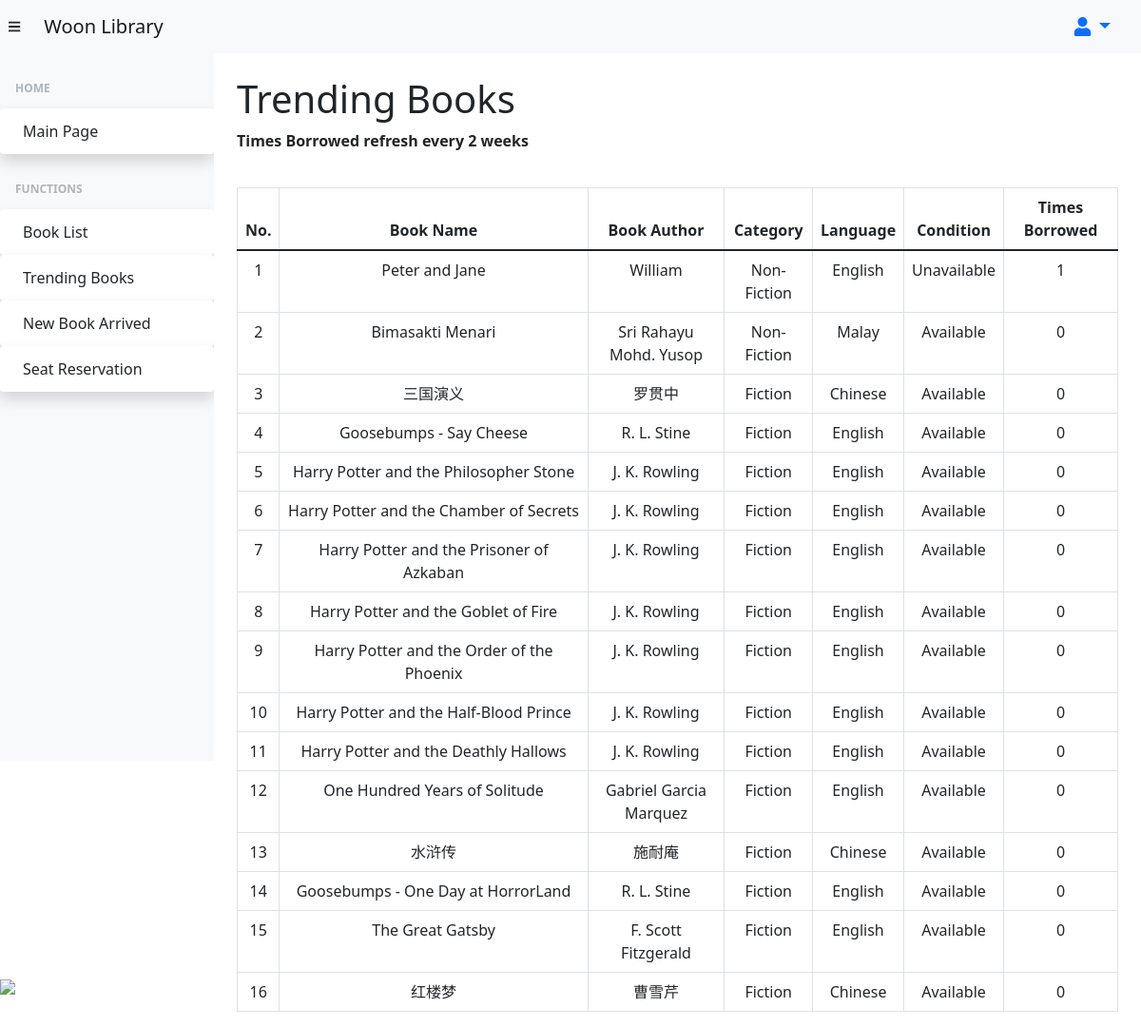
/trendingbook.php, run on the app's committed database.
### tables this page shows
CREATE TABLE `book` (
  `Book_ID` int(10) NOT NULL,
  `Book_Name` varchar(255) NOT NULL,
  `Book_Author` varchar(255) DEFAULT NULL,
  `Book_Category` text NOT NULL,
  `Book_Condition` tinytext NOT NULL,
  `Book_Description` varchar(2000) DEFAULT NULL,
  `Book_Language` tinytext NOT NULL,
  `Times_Borrowed` int(10) DEFAULT NULL,
  `Times_Arrived` datetime DEFAULT NULL,
  `Borrower` int(10) DEFAULT NULL
);

### trendingbook.php (the view, shortened to what this page needs)
<!DOCTYPE html>
<html lang="en">
    <?php
        include "librarydb.php";
    ?>
    <head>
        <link href="https://cdn.jsdelivr.net/npm/simple-datatables@latest/dist/style.css" rel="stylesheet" />
        <link href="css/styles.css" rel="stylesheet" />
    </head>
    <body class="sb-nav-fixed" style="background:url('https://www.citeonline.com/wp-content/uploads/2019/09/iStock-969066628.jpg'); background-size:100% 100%;">
        <nav class="sb-topnav navbar navbar-expand navbar-light bg-light">
            <button class="btn btn-link btn-sm order-1 order-lg-0 me-4 me-lg-0" id="sidebarToggle" href="#!"><i class="fas fa-bars"></i></button>
            <a class="navbar-brand ps-3" href="index.php">Woon Library</a>
            <ul id="userprofile"class="nav justify-content-end btn-lg">
                <li class="nav-item dropdown">
                    <a class="nav-link dropdown-toggle" id="navbarDropdown" href="#" role="button" data-bs-toggle="dropdown" aria-expanded="false"><i class="fas fa-user fa-fw"></i></a>
                </li>
            </ul>
        </nav>
        <div id="layoutSidenav">
            <div id="layoutSidenav_nav">
                <nav class="sb-sidenav accordion sb-sidenav-light" id="sidenavAccordion">
                    <div class="sb-sidenav-menu">
                        <div class="nav">
                            <div class="sb-sidenav-menu-heading">Home</div>
                            <a class="nav-link shadow bg-white rounded" href="index.php">
                                Main Page
                            </a>
                            <div class="sb-sidenav-menu-heading">Functions</div>
                            <a class="nav-link shadow bg-white rounded" href="booklist.php">
                                Book List
                            </a>
                            <a class="nav-link shadow bg-white rounded" href="trendingbook.php">
                                Trending Books
                            </a>
                            <a class="nav-link shadow bg-white rounded" href="newbook.php">
                                New Book Arrived
                            </a>
                            <a class="nav-link shadow bg-white rounded" href="seatreserve.php">
                                Seat Reservation
                            </a>
                    </div>
                </nav>
            </div>
            <div id="layoutSidenav_content">
                <main>
                    <div class="container-fluid px-4">
                        <h1 class="mt-4">Trending Books</h1>
                        <h6 class="mt-1">Times Borrowed refresh every 2 weeks</h6>
                        <div class="row">
                            <div class="col-xl-60 col-md-60">
                            <?php
                                        $sqltran = mysqli_query($con, "SELECT * FROM book ORDER BY Times_Borrowed DESC")or die(mysqli_error($con));
                                        while ($row = mysqli_fetch_array($sqltran)) {
                                        echo "<table class='table table-hover table-bordered text-center' id='BLIST' name='BLIST'>";
                                        echo  "<thead><tr><th scope='col1'>No.</th><th scope='col2' style='width:35%'>Book Name</th><th scope='col3'>Book Author</th><th scope='col4' style='width:10%'>Category</th><th scope='col5'>Language</th><th scope='col6'>Condition</th><th scope='col7'>Times Borrowed</th></tr></thead>";
                                        $i=1;
                                        do
                                        {
                                        echo "<tr class='BookRow' role=button onclick=window.location='bookdetails.php?id=".$row["Book_ID"]."&condition=".$row["Book_Condition"]."'>";
                                        echo "<td>" . $i . "</td>";
                                        echo "<td>" . $row['Book_Name'] . "</td>";
                                        echo "<td>" . $row['Book_Author'] . "</td>";
                                        echo "<td>" . $row['Book_Category'] . "</td>";
                                        echo "<td>" . $row['Book_Language'] . "</td>";
                                        echo "<td>" . $row['Book_Condition'] . "</td>";
                                        if($row['Times_Borrowed']==null){
                                            echo "<td> 0 </td>";
                                        }else{
                                            echo "<td>" . $row['Times_Borrowed'] . "</td>";
                                        }
                                        echo "</tr>";
                                        $i++;
                                        }while($row = mysqli_fetch_array($sqltran));
                                        echo "</table>";
                                        }
                                    ?>
                            </div>
                        </div>
                        </div>
                        </div>
                    </div>
        <div class="has-bg-img">
            <img class="bg-img" src="C:/Users/woonh/Pictures/trytry.jpg">
        </div>
    </body>
</html>

### data on the page
book: Book_Name "Peter and Jane", Book_Author "William", Book_Category "Non-Fiction", Book_Language "English", Book_Condition "Unavailable", Times_Borrowed "1"
book: Book_Name "Bimasakti Menari", Book_Author "Sri Rahayu Mohd. Yusop", Book_Category "Non-Fiction", Book_Language "Malay", Book_Condition "Available", shows "0"
book: Book_Name "三国演义", Book_Author "罗贯中", Book_Category "Fiction", Book_Language "Chinese", Book_Condition "Available", shows "0"
book: Book_Name "Goosebumps - Say Cheese", Book_Author "R. L. Stine", Book_Category "Fiction", Book_Language "English", Book_Condition "Available", shows "0"
book: Book_Name "Harry Potter and the Philosopher Stone", Book_Author "J. K. Rowling", Book_Category "Fiction", Book_Language "English", Book_Condition "Available", shows "0"
book: Book_Name "Harry Potter and the Chamber of Secrets", Book_Author "J. K. Rowling", Book_Category "Fiction", Book_Language "English", Book_Condition "Available", shows "0"
book: Book_Name "Harry Potter and the Prisoner of Azkaban", Book_Author "J. K. Rowling", Book_Category "Fiction", Book_Language "English", Book_Condition "Available", shows "0"
book: Book_Name "Harry Potter and the Goblet of Fire", Book_Author "J. K. Rowling", Book_Category "Fiction", Book_Language "English", Book_Condition "Available", shows "0"
book: Book_Name "Harry Potter and the Order of the Phoenix", Book_Author "J. K. Rowling", Book_Category "Fiction", Book_Language "English", Book_Condition "Available", shows "0"
book: Book_Name "Harry Potter and the Half-Blood Prince", Book_Author "J. K. Rowling", Book_Category "Fiction", Book_Language "English", Book_Condition "Available", shows "0"
book: Book_Name "Harry Potter and the Deathly Hallows", Book_Author "J. K. Rowling", Book_Category "Fiction", Book_Language "English", Book_Condition "Available", shows "0"
book: Book_Name "One Hundred Years of Solitude", Book_Author "Gabriel Garcia Marquez", Book_Category "Fiction", Book_Language "English", Book_Condition "Available", shows "0"
book: Book_Name "水浒传", Book_Author "施耐庵", Book_Category "Fiction", Book_Language "Chinese", Book_Condition "Available", shows "0"
book: Book_Name "Goosebumps - One Day at HorrorLand", Book_Author "R. L. Stine", Book_Category "Fiction", Book_Language "English", Book_Condition "Available", shows "0"
book: Book_Name "The Great Gatsby", Book_Author "F. Scott Fitzgerald", Book_Category "Fiction", Book_Language "English", Book_Condition "Available", shows "0"
book: Book_Name "红楼梦", Book_Author "曹雪芹", Book_Category "Fiction", Book_Language "Chinese", Book_Condition "Available", shows "0"
